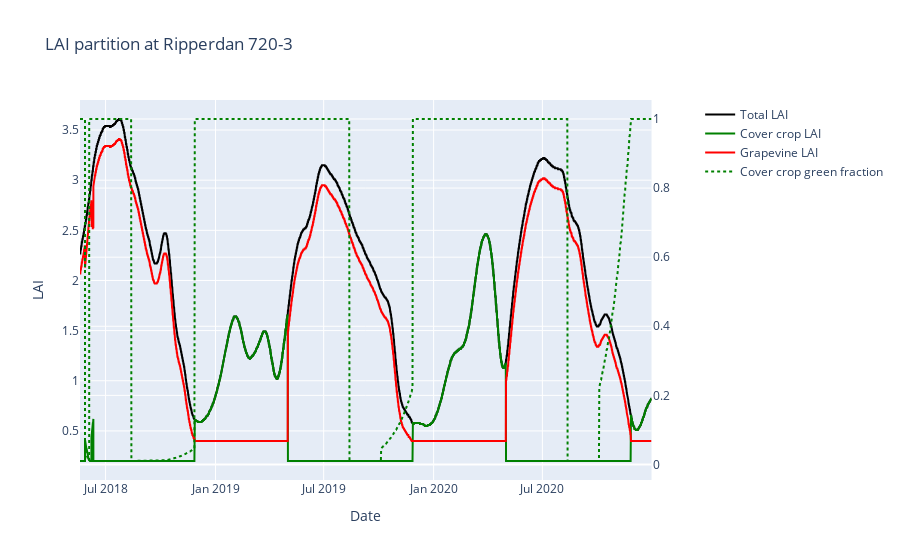

The notebook cell this image was saved under:
### Markdown cell above
#### Visualize LAI partitioning

### Code cell
from plotly.subplots import make_subplots
import plotly.graph_objects as go
fig = make_subplots(specs=[[{"secondary_y": True}]])
fig.add_trace(go.Scatter(x=ec["TIMESTAMP"].values, y=ec['LAI'].values, 
                         name="Total LAI", mode="lines", line={"color": "black"}))

fig.add_trace(go.Scatter(x=ec["TIMESTAMP"].values, y=lai_cc, 
                         name="Cover crop LAI", mode="lines", line={"color": "green"}))
fig.add_trace(go.Scatter(x=ec["TIMESTAMP"].values, y=lai_vine, 
                         name="Grapevine LAI", mode="lines", line={"color": "red"}))
fig.add_trace(go.Scatter(x=ec["TIMESTAMP"].values, y=fg_cc, 
                         name="Cover crop green fraction", mode="lines", line={"color": "green", "dash": "dot"}),
              secondary_y=True)
fig.update_layout(title_text=f"LAI partition at {w_site.label}",
                  xaxis_title="Date", yaxis_title="LAI")

### Figure 1 — Plotly figure (JSON) as saved in the notebook; plotly's stock layout.template omitted (floating-point values rounded to 4 significant figures; data arrays with more than 128 entries replaced by an {"elided": "..."} marker saying what was removed)
{"data": [{"line": {"color": "black"}, "mode": "lines", "name": "Total LAI", "type": "scatter", "x": {"elided": "11949 str values"}, "y": {"elided": "11949 float values"}}, {"line": {"color": "green"}, "mode": "lines", "name": "Cover crop LAI", "type": "scatter", "x": {"elided": "11949 str values"}, "y": {"elided": "11949 float values"}}, {"line": {"color": "red"}, "mode": "lines", "name": "Grapevine LAI", "type": "scatter", "x": {"elided": "11949 str values"}, "y": {"elided": "11949 float values"}}, {"line": {"color": "green", "dash": "dot"}, "mode": "lines", "name": "Cover crop green fraction", "type": "scatter", "x": {"elided": "11949 str values"}, "xaxis": "x", "y": {"elided": "11949 float values"}, "yaxis": "y2"}], "layout": {"title": {"text": "LAI partition at Ripperdan 720-3"}, "xaxis": {"anchor": "y", "domain": [0, 0.94], "title": {"text": "Date"}}, "yaxis": {"anchor": "x", "domain": [0, 1], "title": {"text": "LAI"}}, "yaxis2": {"anchor": "x", "overlaying": "y", "side": "right"}}}
